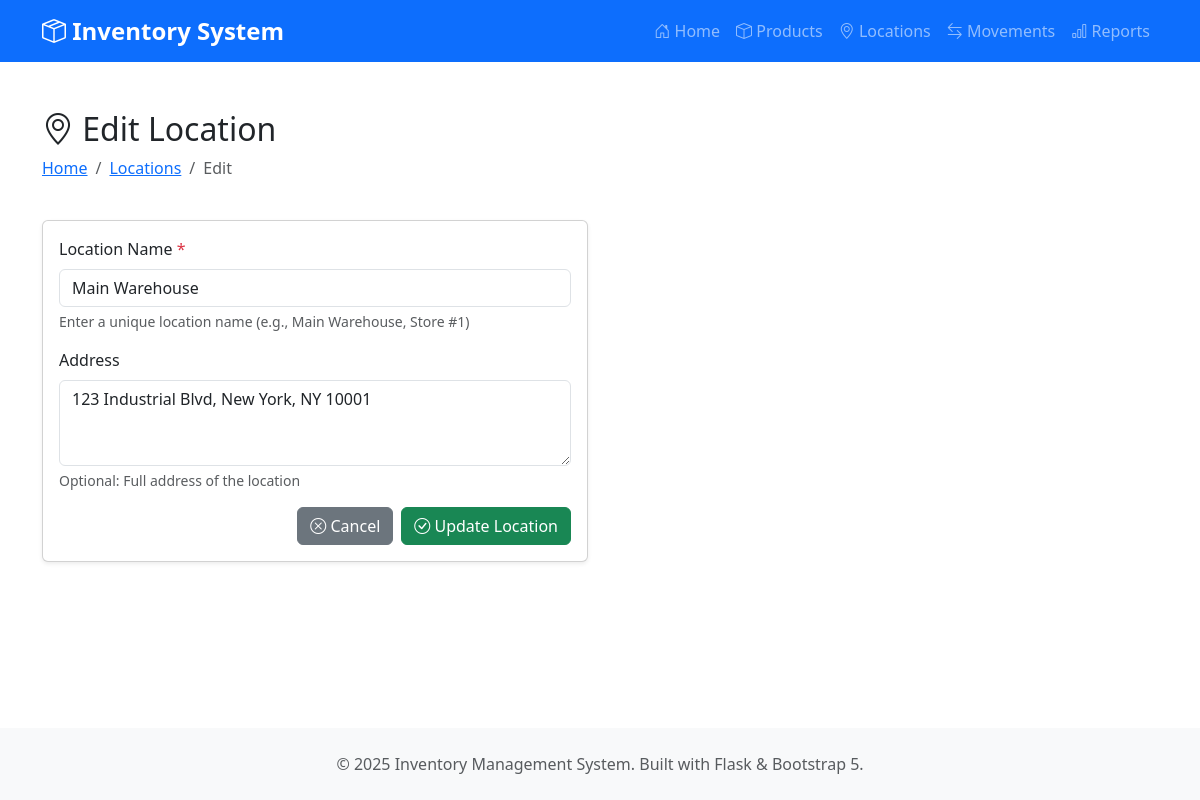
Page /locations/edit/1 on the committed database.
### models.py (models this page shows, shortened)
class Location(db.Model):
    __tablename__ = 'location'
    location_id = db.Column(db.Integer, primary_key=True, autoincrement=True)
    name = db.Column(db.String(100), nullable=False)
    address = db.Column(db.String(200))
    movements_from = db.relationship('ProductMovement',
                                    foreign_keys='ProductMovement.from_location',
                                    backref='from_loc',
                                    lazy=True)
    movements_to = db.relationship('ProductMovement',
                                  foreign_keys='ProductMovement.to_location',
                                  backref='to_loc',
                                  lazy=True)

### app.py (the view, shortened to what this page needs)
@app.route('/locations/edit/<int:location_id>', methods=['GET', 'POST'])
def edit_location(location_id):
    location = Location.query.get_or_404(location_id)
    return render_template('location_form.html', location=location)

### templates/location_form.html (shortened to what this page needs)
{% extends "base.html" %}
{% block content %}
<div class="row mb-4">
    <div class="col-12">
        <h2>
            <i class="bi bi-geo-alt"></i>
            {% if location %}Edit Location{% else %}Add New Location{% endif %}
        </h2>
        <nav aria-label="breadcrumb">
            <ol class="breadcrumb">
                <li class="breadcrumb-item"><a href="{{ url_for('index') }}">Home</a></li>
                <li class="breadcrumb-item"><a href="{{ url_for('locations') }}">Locations</a></li>
                <li class="breadcrumb-item active">{% if location %}Edit{% else %}Add{% endif %}</li>
            </ol>
        </nav>
    </div>
</div>
<div class="row">
    <div class="col-md-8 col-lg-6">
        <div class="card">
            <div class="card-body">
                <form method="POST">
                    <div class="mb-3">
                        <label for="name" class="form-label">Location Name <span class="text-danger">*</span></label>
                        <input type="text"
                               class="form-control"
                               id="name"
                               name="name"
                               value="{{ location.name if location else '' }}"
                               required
                               maxlength="100">
                        <div class="form-text">Enter a unique location name (e.g., Main Warehouse, Store #1)</div>
                    </div>
                    <div class="mb-3">
                        <label for="address" class="form-label">Address</label>
                        <textarea class="form-control"
                                  id="address"
                                  name="address"
                                  rows="3">{{ location.address if location else '' }}</textarea>
                        <div class="form-text">Optional: Full address of the location</div>
                    </div>
                    <div class="d-grid gap-2 d-md-flex justify-content-md-end">
                        <a href="{{ url_for('locations') }}" class="btn btn-secondary">
                            <i class="bi bi-x-circle"></i> Cancel
                        </a>
                        <button type="submit" class="btn btn-success">
                            <i class="bi bi-check-circle"></i>
                            {% if location %}Update{% else %}Save{% endif %} Location
                        </button>
                    </div>
                </form>
            </div>
        </div>
    </div>
</div>
{% endblock %}

### templates/base.html (style rules this page uses)
body { min-height: 100vh; display: flex; flex-direction: column; }
.card { box-shadow: 0 0.125rem 0.25rem rgba(0,0,0,0.075); transition: transform 0.2s; }

### rows in the picture
Location: name "Main Warehouse", address "123 Industrial Blvd, New York, NY 10001"
